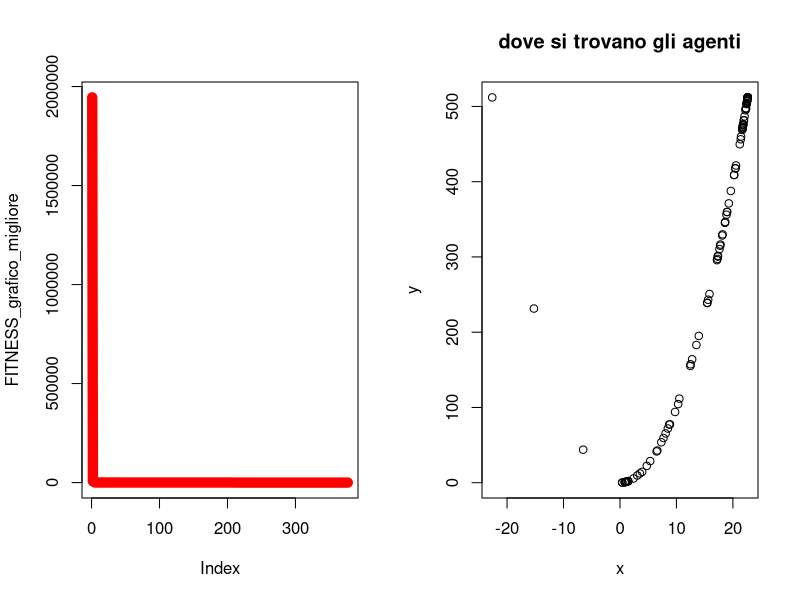

Source code (R):
#  Author Nicola Bernabè ver 1.0 8/11/2021
# the implemented version of the PSO refers to the following Journal: Particle swarm optimization  
#authors Riccardo Poli · James Kennedy · Tim Blackwell 
#

#prendo 2 individui che saranno i genitori presi casualmente dalla popolazione
aggiornamento_posizione<-function(Sciame,MAX_DIMENSION_Sciame,j_iterazioni_particelle,C_1,C_2,W,ub,lb,BEST_FITNESS,min_max,FUNZIONE_COSTO){
    
    Sciame[3,j_iterazioni_particelle]<-W*Sciame[3,j_iterazioni_particelle]+C_1*runif(1,  0,1)*(BEST_FITNESS[1]-Sciame[1,j_iterazioni_particelle])+C_2*runif(1,  0,1)*(Sciame[5,j_iterazioni_particelle]-Sciame[1,j_iterazioni_particelle])#vx
    Sciame[4,j_iterazioni_particelle]<-W*Sciame[4,j_iterazioni_particelle]+C_1*runif(1,  0,1)*(BEST_FITNESS[2]-Sciame[2,j_iterazioni_particelle])+C_2*runif(1,  0,1)*(Sciame[6,j_iterazioni_particelle]-Sciame[2,j_iterazioni_particelle])#vy
    Sciame[1,j_iterazioni_particelle]<-Sciame[1,j_iterazioni_particelle]+Sciame[3,j_iterazioni_particelle]
    Sciame[2,j_iterazioni_particelle]<-Sciame[2,j_iterazioni_particelle]+Sciame[4,j_iterazioni_particelle]
    
    if(Sciame[1,j_iterazioni_particelle]>ub[1]){
        Sciame[1,j_iterazioni_particelle]<-ub[1]
    }
    if(Sciame[1,j_iterazioni_particelle]<lb[1]){
        Sciame[1,j_iterazioni_particelle]<-lb[1]
    }
    if(Sciame[2,j_iterazioni_particelle]>ub[2]){
        Sciame[2,j_iterazioni_particelle]<-ub[2]
    }
    if(Sciame[2,j_iterazioni_particelle]<lb[2]){
        Sciame[2,j_iterazioni_particelle]<-lb[2]
    }
    fitness<-FUNZIONE_COSTO(Sciame[1,j_iterazioni_particelle],Sciame[2,j_iterazioni_particelle])
    if(fitness<Sciame[7,j_iterazioni_particelle] && min_max==-1){#minimizzare
        Sciame[7,j_iterazioni_particelle]<-fitness
        Sciame[5,j_iterazioni_particelle]<- Sciame[1,j_iterazioni_particelle]
        Sciame[6,j_iterazioni_particelle]<- Sciame[2,j_iterazioni_particelle]
    }else if(fitness>Sciame[7,j_iterazioni_particelle] && min_max==1){#massimizzare
        Sciame[7,j_iterazioni_particelle]<-fitness
        Sciame[5,j_iterazioni_particelle]<- Sciame[1,j_iterazioni_particelle]
        Sciame[6,j_iterazioni_particelle]<- Sciame[2,j_iterazioni_particelle]
    }
    Sciame[8,j_iterazioni_particelle]<-fitness

    return(Sciame)
}

#aggiorni migliore fitness
aggiorna_fitness<-function(BEST_FITNESS,Migliore_fitness_generazione){
            BEST_FITNESS[1]<-Migliore_fitness_generazione[1]
            BEST_FITNESS[2]<-Migliore_fitness_generazione[2]
            BEST_FITNESS[3]<-Migliore_fitness_generazione[3]
    return(BEST_FITNESS)


}

#scorro su tutti gli individui e cerco il fitneess migliore
controllo_migliore_fitness<-function(Sciame,min_max){
    BEST_FITNESS<-c(Sciame[1,1],Sciame[2,1],Sciame[7,1])
    for(i in 2:dim(Sciame)[2]) {
        #message("controllo best ",BEST_FITNESS[3]," ",Sciame[7,i])
        if(BEST_FITNESS[3]>Sciame[8,i] && min_max==-1){#ricordo che la riga 8 è fitness corrente
            BEST_FITNESS[1]<-Sciame[1,i]#x corrente
            BEST_FITNESS[2]<-Sciame[2,i]#y corrente
            BEST_FITNESS[3]<-Sciame[8,i]#fitess corrente

        }else if(BEST_FITNESS[3]<Sciame[8,i]  && min_max==1){
            BEST_FITNESS[1]<-Sciame[1,i]#x corrente
            BEST_FITNESS[2]<-Sciame[2,i]#y corrente
            BEST_FITNESS[3]<-Sciame[8,i]#fitess corrente


        }


    }
    return(c(BEST_FITNESS[1],BEST_FITNESS[2],BEST_FITNESS[3]))
}






#inizializzo la matrice
inizializzazione<-function(ub, lb,MAX_UNKNOWNS,MAX_DIMENSION_Sciame,W,FUNZIONE_COSTO){
    Sciame<-matrix(1:1,nrow <- (MAX_UNKNOWNS*3)+2, ncol <- MAX_DIMENSION_Sciame)#oltre alla x e y ci aggiungo le 2 velocità, poi anche le x e y migliori della particella anche la fitness migliore della particella e quella corrente
    numero_casuale_x<-1
    numero_casuale_y <-1
    for(i in 1:dim(Sciame)[2]) {
        numero_casuale_x <- runif(1, lb[1],ub[1] )
        numero_casuale_y <- runif(1,  lb[2],ub[2])
        Sciame[1,i] <-numero_casuale_x
        Sciame[2,i] <-numero_casuale_y
        Sciame[3,i]<-W
        Sciame[4,i]<-W
        Sciame[5,i]<-Sciame[1,i]#migliore della particella x
        Sciame[6,i]<-Sciame[2,i]#migliore della particella y
        Sciame[7,i] <-FUNZIONE_COSTO(Sciame[1,i],Sciame[2,i])#usero solo per una volta questa fitness per calcolare la velocità sia per soluzione relativa migliore alla particella,sia per soluzione globale
        Sciame[8,i] <-FUNZIONE_COSTO(Sciame[1,i],Sciame[2,i])#fitness corrente
    }

    return (Sciame)
}
aggiorno_file_individui<-function(Sciame,MAX_DIMENSION_Sciame,generazione){
                individuo<-c()
                x<-c()
                y<-c()
                fitness<-c()
                for(i in 1:MAX_DIMENSION_Sciame) {
                    x<-c(x,Sciame[1,i])
                    y<-c(y,Sciame[2,i])
                    fitness<-c(fitness,Sciame[3,i])
                    
                    }
            df<-data.frame(x,y,fitness)
            #nome_file<-"generazione"+generazione+".cvs"
            nome_file = paste("PSO generazione ",generazione,".txt",sep="")
            #write.csv(df, file=nome_file,sep=";",row.names=FALSE)
            write.table(df, file= nome_file,sep=";",row.names=FALSE)
            }

mainPSO<-function(ub,lb,MAX_UNKNOWNS,MAX_DIMENSION_Sciame,Generazioni,STAZIONARIETA,min_max,stampo_generazione,precisione,C_1,C_2,W,FUNZIONE_COSTO){
    

    
    Sciame<-inizializzazione(ub, lb,MAX_UNKNOWNS,MAX_DIMENSION_Sciame,W,FUNZIONE_COSTO)#inizializzo la popolazione
    BEST_FITNESS<-controllo_migliore_fitness(Sciame,min_max)
    FITNESS_grafico_migliore<-c()
    FITNESS_grafico_migliore_generazione<-c()
    #iterazioni calcolo per trovare il minimo
    indice_stazionarieta<-0#aumenta ad ogni generazione
    n_generazioni<-0

 

    for(i in 1:Generazioni){
        n_generazioni<-i
        for(j_iterazioni_particelle in 1:MAX_DIMENSION_Sciame){#muovo tutte le particelle una volta
            Sciame<-aggiornamento_posizione(Sciame,MAX_DIMENSION_Sciame,j_iterazioni_particelle,C_1,C_2,W,ub,lb,BEST_FITNESS,min_max,FUNZIONE_COSTO)
        }
        Migliore_fitness_generazione<-controllo_migliore_fitness(Sciame,min_max)
        
        #print(Migliore_fitness_generazione)
        if(Migliore_fitness_generazione[3]<BEST_FITNESS[3]  && min_max==-1){#minimizzo
            BEST_FITNESS<-aggiorna_fitness(BEST_FITNESS,Migliore_fitness_generazione)
            indice_stazionarieta=0#ritorno a 0 la stazionarietà
            message("migliore soluzione-> x ",BEST_FITNESS[1]," y ",BEST_FITNESS[2]," fitness ",BEST_FITNESS[3])
        }else if(Migliore_fitness_generazione[3]>BEST_FITNESS[3]  && min_max==1){#minimizzo
            BEST_FITNESS<-aggiorna_fitness(BEST_FITNESS,Migliore_fitness_generazione)
            indice_stazionarieta=0#ritorno a 0 la stazionarietà
            message("migliore soluzione-> x ",BEST_FITNESS[1]," y ",BEST_FITNESS[2]," fitness ",BEST_FITNESS[3])
        }
        FITNESS_grafico_migliore<-c(FITNESS_grafico_migliore,BEST_FITNESS[3])
        FITNESS_grafico_migliore_generazione<-c(FITNESS_grafico_migliore_generazione,Migliore_fitness_generazione[3])

        if(indice_stazionarieta>=STAZIONARIETA){
            message("troppo stazionaria ","generazione-> ",i," stazionario->",indice_stazionarieta)
            aggiorno_file_individui(Sciame,MAX_DIMENSION_Sciame,i)
            break
        }else{
            indice_stazionarieta=indice_stazionarieta+1
        }
        if((i%%stampo_generazione)==0){#stampo così so che sta facendo qualcosa
        
            message("generazione-> ",i," stazionario->",indice_stazionarieta)
            aggiorno_file_individui(Sciame,MAX_DIMENSION_Sciame,i)

        }
        if(BEST_FITNESS[3]<precisione && min_max==-1){
            message("finito algoritmo PSO, sono riuscito ad avere una soluzione molto buona ed è ",BEST_FITNESS[3]," alla generazione-> ",i)
            aggiorno_file_individui(Sciame,MAX_DIMENSION_Sciame,i)
            break
        }else if(BEST_FITNESS[3]>precisione && min_max==1){
            message("finito algoritmo PSO, sono riuscito ad avere una soluzione molto buona ed è ",BEST_FITNESS[3]," alla generazione-> ",i)
            aggiorno_file_individui(Sciame,MAX_DIMENSION_Sciame,i)
            break
        }
    }
    windows()
    par(mfrow=c(1,2))
    plot(FITNESS_grafico_migliore, type="l", col="red",lwd=10)
    #lines(FITNESS_grafico_migliore_generazione, type="l", col="blue",lty=5)
    #title(main="migliore e andamento fitness per generazione", col.main="blue", font.main="4")
    
    x_particelle<-c()
    y_particelle<-c()
    for(x_y in 1:MAX_DIMENSION_Sciame){
        x_particelle<-c(x_particelle,Sciame[5,x_y])
        y_particelle<-c(y_particelle,Sciame[6,x_y])

    }

    plot(x_particelle, y_particelle, xlab="x",ylab="y", main="dove si trovano gli agenti") 

BEST_FITNESS<-list(BEST_FITNESS,"PSO",n_generazioni)
 return(BEST_FITNESS)
}


#riesco a trovare la soluzione con questi intervalli 
#ub<-c(1000000000,1000000000)  # upper bound of the unknowns
#lb<-c(-1000000000,-1000000000)  #lower bound of the unknowns
#W=0.2

#milione
#ub<-c(1000000,1000000)  # upper bound of the unknowns
#lb<-c(-1000000,-1000000)  #lower bound of the unknowns
#W=0.3

#ub<-c(10000,10000)  # upper bound of the unknowns
#lb<-c(-10000,-10000)  #lower bound of the unknowns
#W=0.1

#ub<-c(100,100)  # upper bound of the unknowns
#lb<-c(-100,-100)  #lower bound of the unknowns
ub<-c(512,512)  
lb<-c(-512,-512)
#ub<-c(5,5)  # upper bound of the unknowns
#lb<-c(-5,-5)  #lower bound of the unknowns
#ub<-c(20,20)  # upper bound of the unknowns
#lb<-c(-20,-20)  #lower bound of the unknowns
W=0.3#0.02 o 0.3
MAX_UNKNOWNS<-2  #numero variabili
MAX_DIMENSION_Sciame<-100#dimensione popolazione
Generazioni<-1000000
STAZIONARIETA<-50000
min_max<--1#-1 minimizzo,1 massimizzo
stampo_generazione<-10000
#massimizzo
#precisione<-11.99999999#Parabolic Function
#precisione<-79.9999#rastrigin function 
#precisione<-415.2384791312#Parabolic Function

#minimizzo
precisione<-0.001#
#precisione<--0.999999#Easom function
#precisione<-0.2925789999#Schaffer function N. 4 f(0,+-1.25313)=0.292579
#precisione<--0.999999#per funzioni con minimo negativo
#precisione<--959.6406#Eggholder function   f(512,404.2319)=-959.6407   i domini x e y   ub<-c(512,512)  lb<-c(-512,-512)
#precisione<--2.06261 #CROSS-IN-TRAY FUNCTION
C_1<-2#forza attrazione cognitiva
C_2<-2#forza attrazione sociale


FUNZIONE_COSTO<-function(x,y){
    z<-(100*(y-(x)^2)^2)+(1-x)^2#FUNZIONE_COSTO banana  f(1,1)=0
    #z<-((1-x)^2)+100*((y-x^2))^2#Rosenbrock function constrained with a cubic and a line  sol f(1,1)=0
    #z<-(1.5-x+x*y)^2+(2.25-x+x*y^2)^2+(2.625-x+x*y^3)^2#Beale function f(3,0.5)=0
    #z<-0.26*(x^2+y^2)-0.48*x*y#Matyas function f(0,0)=0
    #z<-(sin(3*pi*x))^2+(x-1)^2*(1+sin(3*pi*y))+(y-1)^2*(1+(sin(2*pi*y))^2)#Lévi function N.13  f(1,1)=0
    #z<-0.5+((sin(x^2-y^2))^2-0.5)/(1+0.001*(x^2+y^2))^2#Schaffer function N. 2  f(0,0)=0
    #z<-2*x^2-1.05*x^4+(x^6/6)+x*y+y^2#THREE-HUMP CAMEL FUNCTION xi  [-5, 5]  f(0,0)=0
    #z<-100*sqrt(abs(y-0.01*x^2))+0.01*abs(x+10)#Bukin function N.6 f(-10,1)=0
    #z<--20*exp(-0.2*sqrt((1/2)*(x*x+y*y)))-exp(1/2*((cos(2*pi*x)+cos(2*pi*y))))+20+exp(1)#ACKLEY FUNCTION xi  [-32.768, 32.768]  f(0,0)=0


    #z<-0.5+(((cos(sin(abs(x^2-y^2))))^2 - 0.5)/((1 + 0.001*(x^2+y^2))^2))#Schaffer function N. 4 f(0,+-1.25313)=0.292579

    #con minimo negativo
    #z<--0.0001*(abs((sin(x)*sin(y)*exp(abs(100 - sqrt(x^2+y^2)/pi))))+1)^0.1#CROSS-IN-TRAY FUNCTION  xi  [-10, 10]  f(1.3491,-1.3491 | 1.3491,1.3491 | -1.3491,1.3491)=-2.06261
    #z<--cos(x)*cos(y)*exp(-((x-pi)^2+(y-pi)^2))#Easom function f(pi,pi)=-1  mettere precisione -0.999999
    
    #z<--(y+47)*sin(sqrt(abs(x/2+(y+47))))-x*sin(sqrt(abs(x-(y+47))))#Eggholder function   f(512,404.2319)=-959.6407    
    #precisione<--959.6406999
    #ub<-c(512,512)  
    #lb<-c(-512,-512)


    #massimizzare
    #z<-12-(x^2+y^2)/100 #Parabolic Function  f(0,0)=12 non so ma il massimo è 12
    #z<-80-(20+x^2+y^2-10*(cos(2*pi*x)+cos(2*pi*y)))#rastrigin function f(0,0)=80
    #z<-275-((x^4-16*x^2+5*x*0.5)+(y^4-16*y^2+5*y*0.5)+3)#Styblinski Function f(-2.8667,-2.8667)=414.23847913
    return (z)
}

soluzione<-mainPSO(ub,lb,MAX_UNKNOWNS,MAX_DIMENSION_Sciame,Generazioni,STAZIONARIETA,min_max,stampo_generazione,precisione,C_1,C_2,W,FUNZIONE_COSTO)
#print(soluzione)
#W<-0
#x<-c()
#y<-c()
#fitness<-c()
#w_critico<-c()
#generazioni_soluzione<-c()
#for(i in 1:50){
#    W<-W+0.01
#    message(i," W ",W)
#    soluzione<-mainPSO(ub,lb,MAX_UNKNOWNS,MAX_DIMENSION_Sciame,Generazioni,STAZIONARIETA,min_max,stampo_generazione,precisione,C_1,C_2,W,FUNZIONE_COSTO)
#    w_critico<-c(w_critico,W)
#    x<-c(x,soluzione[[1]][1])
#    y<-c(y,soluzione[[1]][2])
#    fitness<-c(fitness,soluzione[[1]][3])
#    generazioni_soluzione<-c(generazioni_soluzione,soluzione[[3]][1])
    

#}
#df<-data.frame(x,y,fitness,generazioni_soluzione,w_critico)
#write.table(df, file="tabella PSO.csv",sep=";",row.names=FALSE)

algoritmo<-c(soluzione[[2]][1])
x<-c(soluzione[[1]][1])
y<-c(soluzione[[1]][2])
fitness<-c(soluzione[[1]][3])
generazioni_soluzione<-c(soluzione[[3]][1])
df<-data.frame(algoritmo,x,y,fitness,generazioni_soluzione)
write.table(df, file="soluzione PSO.txt",sep=";",row.names=FALSE)